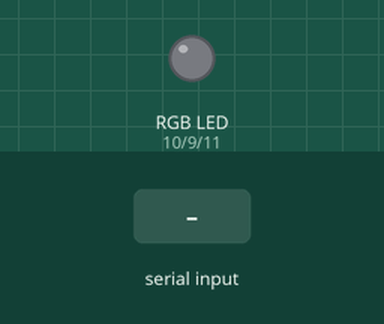
The sketch below on a simulated Arduino Uno, built with avr-gcc and run on an emulated ATmega328P. On the bench: an RGB LED mixed from three pins (HIGH = lit). Inputs (shaded band) come from the test bench.

Above: at 1.2 s.
1.3 s: "1" received over the second serial link
At 1.9 s:
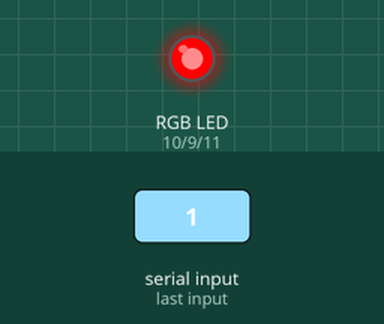
2.8 s: "2" received over the second serial link
At 4.0 s:
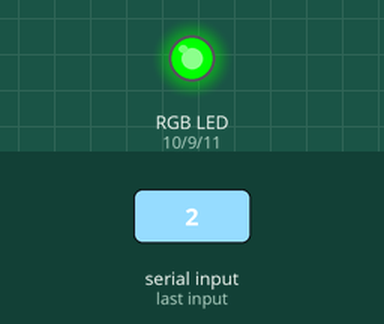
4.3 s: "3" received over the second serial link
At 5.4 s:
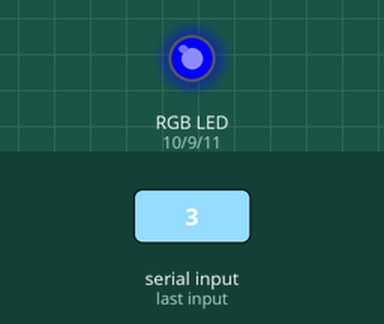
5.8 s: "5" received over the second serial link
At 6.5 s:
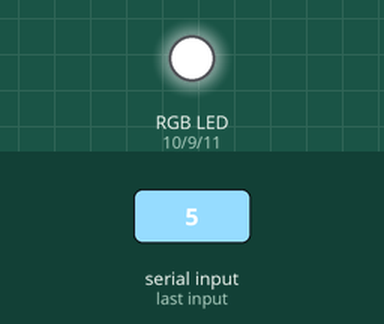
7.3 s: "6" received over the second serial link
At 7.6 s:
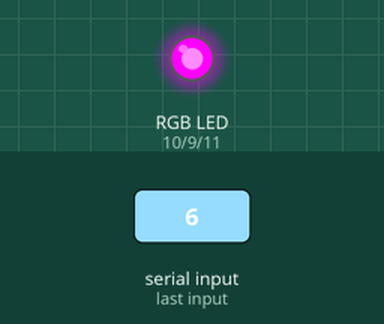
8.8 s: "7" received over the second serial link
At 10.0 s:
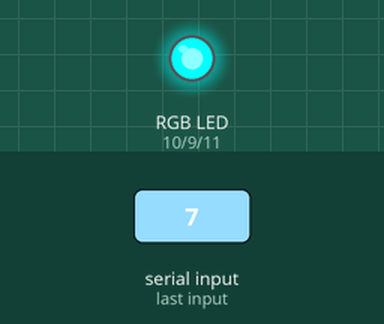
Timing chart, 0 to 11.3 s (numbered marks = the images above; inputs shaded):
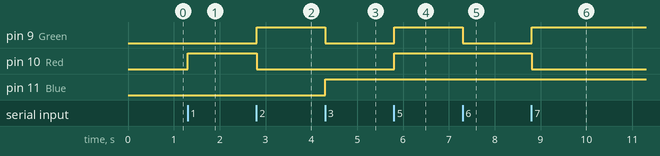

Measured:
- after the input at 1.3 s, pin 10 (Red): LOW → HIGH at once
- after the input at 2.8 s, pin 9 (Green): LOW → HIGH at once; pin 10 (Red): HIGH → LOW at once
- after the input at 4.3 s, pin 9 (Green): HIGH → LOW at once; pin 11 (Blue): LOW → HIGH at once
- after the input at 5.8 s, pin 9 (Green), pin 10 (Red): LOW → HIGH at once
- after the input at 7.3 s, pin 9 (Green): HIGH → LOW at once
- after the input at 8.8 s, pin 9 (Green): LOW → HIGH at once; pin 10 (Red): HIGH → LOW at once

The sketch:

20191014_RGB_LED_SMD.ino
```cpp
#include <SoftwareSerial.h>

SoftwareSerial mybluetooth(2, 3);

int Red = 10;
int Green = 9;
int Blue = 11;

void setup() {
  mybluetooth.begin(9600);
  pinMode(11, OUTPUT);
  pinMode(10, OUTPUT);
  pinMode(9, OUTPUT);
}

void loop() {
  if(mybluetooth.available())
  {
    char key = mybluetooth.read();
    mybluetooth.println(key);
    if(key == '1'){
      digitalWrite(Red, HIGH);
      digitalWrite(Green, LOW);
      digitalWrite(Blue, LOW);
    }
    if(key == '2'){
      digitalWrite(Red, LOW);
      digitalWrite(Green, HIGH);
      digitalWrite(Blue, LOW);
    }
    if(key == '3'){
      digitalWrite(Red, LOW);
      digitalWrite(Green, LOW);
      digitalWrite(Blue, HIGH);
      }
    if(key == '4'){
      digitalWrite(Red, LOW);
      digitalWrite(Green, LOW);
      digitalWrite(Blue, LOW);
    }
    if(key == '5'){
      digitalWrite(Red, HIGH);
      digitalWrite(Green, HIGH);
      digitalWrite(Blue, HIGH);
    }
    if(key == '6'){
      digitalWrite(Red, HIGH);
      digitalWrite(Green, LOW);
      digitalWrite(Blue, HIGH);
    }
    if(key == '7'){
      digitalWrite(Red, LOW);
      digitalWrite(Green, HIGH);
      digitalWrite(Blue, HIGH);
    }
    if(key == '8'){
      digitalWrite(Red, HIGH);
      digitalWrite(Green, HIGH);
      digitalWrite(Blue, LOW);
    }


  }


}
```
